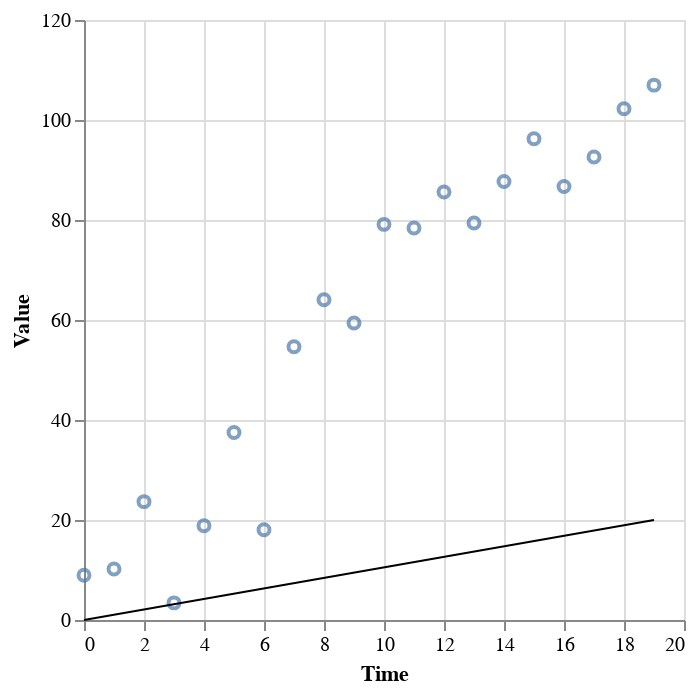

Source (notebook cell):
### Code cell
import altair as alt
import pandas as pd

m_slider = alt.binding_range(min=0, max=15, name="Slope (m): ")
m_var = alt.param(bind=m_slider, value=1, name='m')
b_slider = alt.binding_range(min=int(min(data)), max=int(max(data))+1, name="Intercept : ")
b_var = alt.param(bind=b_slider, value=0, name='b')

line_df = pd.DataFrame({'x':inds,'y':data})

base = alt.Chart(line_df).mark_point().encode(
    x=alt.X('x:Q', title='Time'),
    y=alt.Y('y:Q', title="Value")
)
slope_intercept = alt.Chart().mark_rule().transform_calculate(
    y='b',
    y2='20*m+b'
).encode(
    x=alt.datum(0),
    x2=alt.datum(max(inds)),
    y=alt.Y('y:Q', scale=alt.Scale(domain=[0, 120])),
    y2='y2:Q'
).add_params(
    m_var,
    b_var
)
base + slope_intercept

### Figure 1 — Vega-Lite specification as saved in the notebook (floating-point values rounded to 4 significant figures)
{"config": {"view": {"continuousWidth": 300, "continuousHeight": 300}}, "layer": [{"data": {"name": "data-b80b0284f47731a5eee269a3f27dc759"}, "mark": {"type": "point"}, "encoding": {"x": {"field": "x", "title": "Time", "type": "quantitative"}, "y": {"field": "y", "title": "Value", "type": "quantitative"}}}, {"data": {"name": "empty"}, "mark": {"type": "rule"}, "encoding": {"x": {"datum": 0}, "x2": {"datum": 19.0}, "y": {"field": "y", "scale": {"domain": [0, 120]}, "type": "quantitative"}, "y2": {"field": "y2"}}, "transform": [{"calculate": "b", "as": "y"}, {"calculate": "20*m+b", "as": "y2"}]}], "params": [{"name": "m", "bind": {"input": "range", "max": 15, "min": 0, "name": "Slope: "}, "value": 1}, {"name": "b", "bind": {"input": "range", "max": 107, "min": 3, "name": "Intercept: "}, "value": 0}], "$schema": "https://vega.github.io/schema/vega-lite/v5.8.0.json", "datasets": {"data-b80b0284f47731a5eee269a3f27dc759": [{"x": 0.0, "y": 8.939}, {"x": 1.0, "y": 10.21}, {"x": 2.0, "y": 23.67}, {"x": 3.0, "y": 3.423}, {"x": 4.0, "y": 18.86}, {"x": 5.0, "y": 37.51}, {"x": 6.0, "y": 18.05}, {"x": 7.0, "y": 54.66}, {"x": 8.0, "y": 64.06}, {"x": 9.0, "y": 59.4}, {"x": 10.0, "y": 79.13}, {"x": 11.0, "y": 78.4}, {"x": 12.0, "y": 85.61}, {"x": 13.0, "y": 79.4}, {"x": 14.0, "y": 87.71}, {"x": 15.0, "y": 96.26}, {"x": 16.0, "y": 86.7}, {"x": 17.0, "y": 92.59}, {"x": 18.0, "y": 102.3}, {"x": 19.0, "y": 107.0}], "empty": [{}]}}
